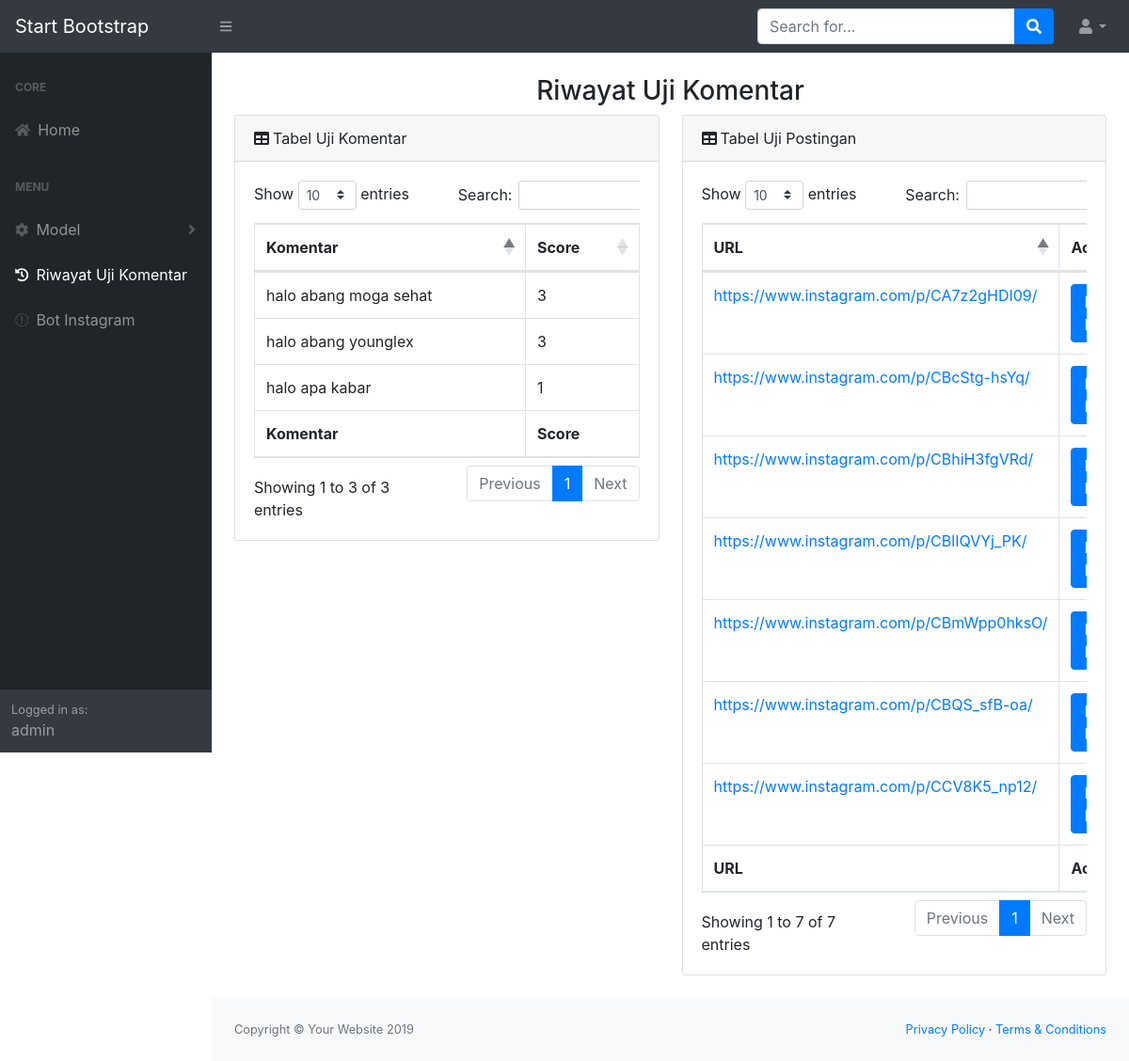
Before: /riwayat_uji (signed in) with the older database file.
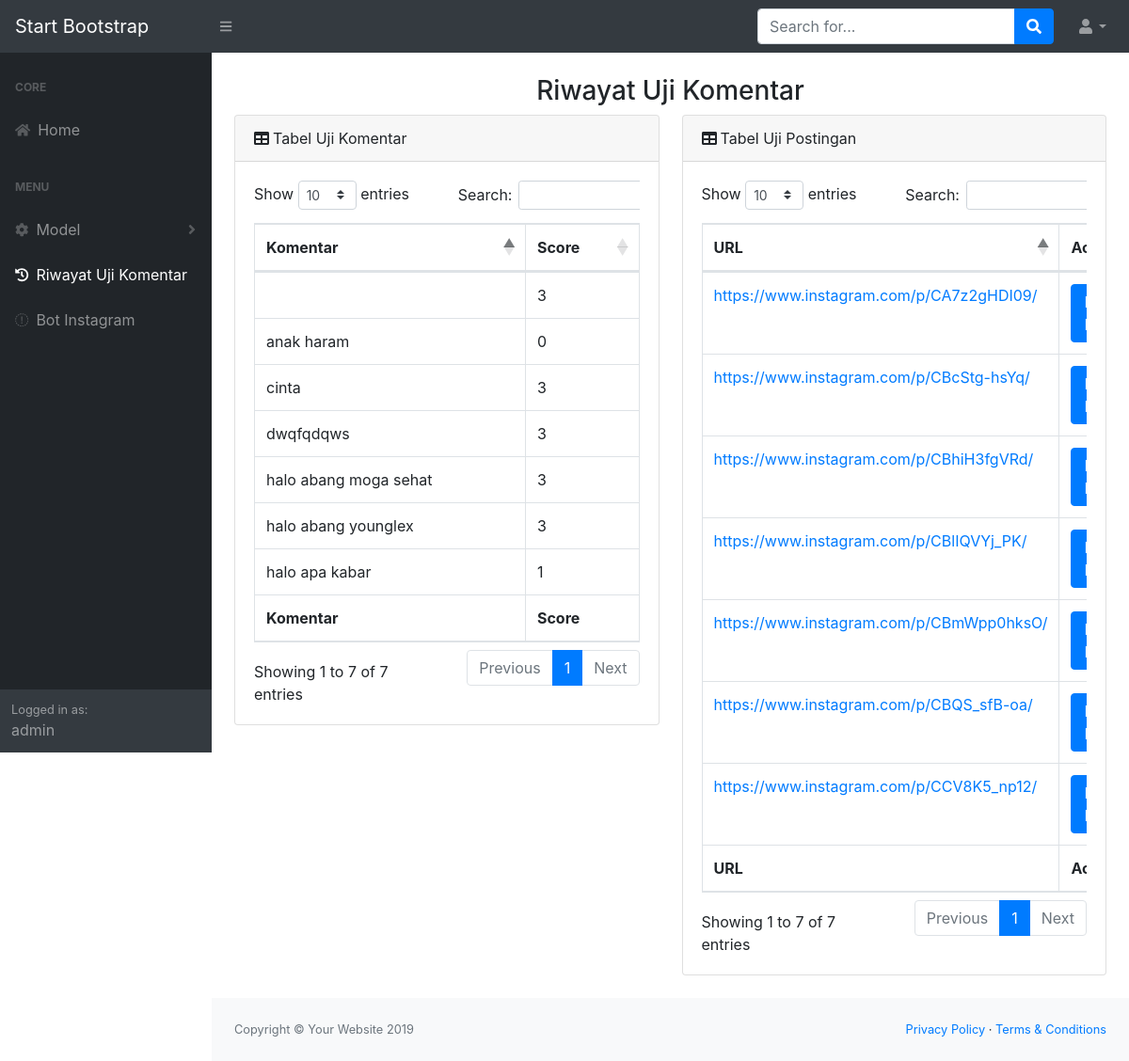
After: the same page with the newer database file.
### tables this page shows
CREATE TABLE "riwayat" (
	"id"	INTEGER PRIMARY KEY AUTOINCREMENT,
	"kalimat"	TEXT,
	"label"	INTEGER
);

### app.py (the view)
@app.route('/riwayat_uji',methods=['GET','POST'])
def riwayat_uji():
    return admin.riwayat_uji()

### admin.py (called while the page is built)
def get_session():
    if 'username' in session:
        s=session['username']
        return s

def riwayat_uji():
    x = get_session()
    if x:
        connection = sqlite3.connect('data/Admin.db')
        conn=connection.cursor()
        cursor=conn.execute('SELECT * FROM riwayat')
        item = cursor.fetchall()
        connection.commit()
        conn.close()
        connection.close()
        connection = sqlite3.connect('data/riwayat_instagram.db')
        conn = connection.cursor()
        cursor = conn.execute('SELECT * FROM riwayat_instagram')
        item2 = cursor.fetchall()
        connection.commit()
        conn.close()
        connection.close()
        return render_template('riwayat_uji.html',item1=item,item2=item2)
    else:
        return render_template('session.html', message='No Session Available')

### templates/riwayat_uji.html (shortened to what the changed rows need)
{% extends 'base_admin.html' %}
{% block body %}
<div id="layoutSidenav_content">
                <main>
                    <div class="container-fluid">
                        <div class="row">
                            <div class="col-xl-6">
                                <div class="card mb-4">
                                <div class="card-body">
                                    <div class="table-responsive">
                                        <table class="table table-bordered" id="dataTable" width="100%" cellspacing="0">
                                            <thead>
                                            <tr>
                                                <th>Komentar</th>
                                                <th>Score</th>
                                            </tr>
                                            </thead>
                                            <tfoot>
                                            <tr>
                                                <th>Komentar</th>
                                                <th>Score</th>
                                            </tr>
                                            </tfoot>
                                            <tbody>
                                            {% for item in item1 %}
                                            <tr>
                                                <td>{{item[1]}}</td>
                                                <td>{{item[2]}}</td>
                                            </tr>
                                        {% endfor %}
                                            </tbody>
                                        </table>
                                    </div>
                                </div>
                            </div>
                            </div>
                            <div class="col-xl-6">
                                <div class="card mb-4">
                                <div class="card-body">
                                    <div class="table-responsive">
                                        <table class="table table-bordered" id="dataTable2" width="100%" cellspacing="0">
                                            <thead>
                                            <tr>
                                                <th>URL</th>
                                                <th>Action</th>
                                            </tr>
                                            </thead>
                                            <tfoot>
                                            <tr>
                                                <th>URL</th>
                                                <th>Action</th>
                                            </tr>
                                            </tfoot>
                                            <tbody>
                                            {% for item in item2 %}
                                            <tr>
                                                <td><a href="{{item[0]}}">{{item[0]}}</a></td>
                                                <td><a class="btn btn-primary" href="/hasil_postingan?url={{item[0]}}">Lihat Hasil</a></td>
                                            </tr>
                                            {% endfor %}
                                            </tbody>
                                        </table>
                                    </div>
                                </div>
                            </div>
                            </div>
                        </div>
                    </div>
                </main>
            </div>
        </div>
{% endblock %}

Changed rows visible on the page:
added riwayat: kalimat "cinta", label "3"
added riwayat: kalimat "dwqfqdqws", label "3"
added riwayat: label "3"
added riwayat: kalimat "anak haram", label "0"
Other visible differences:
text written by a page script: "Show entries Search: Showing 1 to 3 of 3 entries Previous 1 Next" → "Show entries Search: Showing 1 to 7 of 7 entries Previous 1 Next"
